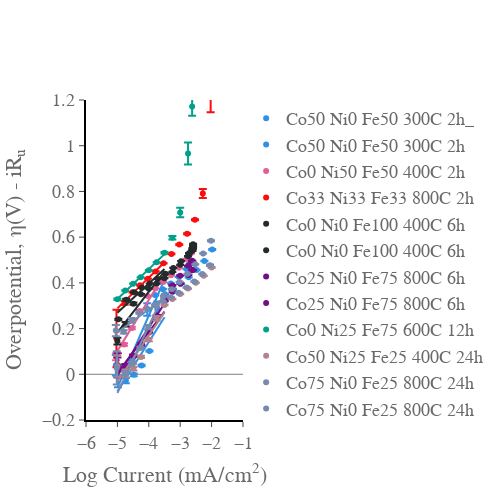

Notebook code for this chart:
### Code cell
import plotly.graph_objects as go
import numpy as np
import pandas as pd
import plotly.express as px
from scipy.optimize import curve_fit
from pandas import DataFrame as df
from EC_data_processing_lib import get_header_length
from EC_data_processing_lib import get_decimal_separator
from Data_setup_TMNML import data_set
import os
from galvani import BioLogic
fig_title = 'TMN ML'
currentcorrect = 1000 #converts to mA to A in the log
areacorrect = 1 #converts the surface area in the log
#start figure, assign colors 
fig = go.Figure()
fig.update_xaxes(range=[-6, -1.0],
    nticks=10,
    ticks='outside',
    showgrid=False, gridwidth=1, gridcolor='grey',
    zeroline=False, zerolinecolor='grey', zerolinewidth= 1,
    showline=True, linewidth=2, linecolor='black')

fig.update_yaxes(range=[-0.2, 1.2],
    nticks=10,
    showgrid=False, gridwidth=1, gridcolor='grey',
    ticks='outside',
    zeroline=True, zerolinecolor='grey', zerolinewidth= 1,
    showline=True, linewidth=2, linecolor='black')
colors = px.colors.qualitative.Dark24

fig.update_layout(
    xaxis_title="Log Current (mA/cm<sup>2</sup>)",
    yaxis_title="Overpotential, η(V) - iR<sub>u</sub>",
    font=dict(
        family="Times New Roman, monospace",
        size=18,
        color="dimgrey",
    ),
    width = 500,
    height = 500,
)
fig.update_layout({
    "plot_bgcolor": "rgba(0, 0, 0, 0)",
    'paper_bgcolor': 'rgba(0, 0, 0, 0)', #sets the background to be transparent... might appear black in .jpeg but will be transparent in the .svg
})
fig.update_layout(
    )
#load in data either .mpr or .mpt
for i in data_set:
    
    file = data_set[i]['data_Tafel']
    if not os.path.exists(file):
        continue
    if file.endswith('mpt'):
        headerlength = get_header_length(file)
        data = pd.read_csv(file, encoding='ansi', sep="\t", decimal=get_decimal_separator(file),  skiprows=range(headerlength))
        current_column = '<I>/mA'
    else:
        mpr_file = BioLogic.MPRfile(file)
        data = pd.DataFrame(mpr_file.data)
        current_column = 'I/mA'
    if not os.path.exists(data_set[i]['data_Tafel']):
        continue
    
    #define variables, sets up number of experiments, does the voltage correction based on Ru and 
    exp = data['Ns']
    Nexp = exp[-1:] + 1
    voltage = data['Ewe/V']
    current = data['control/mA']
    current = current/data_set[i]['mass']
    voltage_corrected = data['Ewe/V'] - data['control/mA'] * data_set[i]['Ru']/1000 - data_set[i]['cal'] #does the iR correction converts to overpotential
    #creates numpy array Tafel with the voltage, voltage error, and logJ from the data 
    j = 0
    Tafel = []
    for j in range(int(Nexp)):
        v = df.mean(voltage_corrected.loc[exp==j])
        verr = df.std(voltage_corrected.loc[exp==j])
        J = current / currentcorrect / areacorrect
        logJ = np.log10(J.loc[exp==j])
        logJ = logJ.iloc[0:1] 
        logJ = float(logJ)
        logJ = np.round(logJ,2)
        Tafel.append([v, verr, logJ])   
    Tafel = np.array(Tafel)
    
    #calculate fits 
    
    x = np.array(Tafel[:,2])
    y = np.array(Tafel[:,0])
    fit_min = -5
    fit_max = -3.5
    mask = (x >= fit_min) & (x <= fit_max)
    x_fit = x[mask]
    y_fit = y[mask]
    z, cov = np.polyfit(x_fit, y_fit, 1, cov=True)
    slope = z[0]
    intercept = z[1]
    slope_error = np.sqrt(cov[0,0])
    intercept_error = np.sqrt(cov[1,1])
    print(f"{data_set[i]['label']}: slope={slope*1000:.0f}±{slope_error*1000:.0f} mV/decade, Y-intercept={intercept:.2f}±{intercept_error:.2f}")
    
    x_pred = np.linspace(fit_min, fit_max, num=50)
    y_pred = np.polyval(z, x_pred)
    fig.add_trace(go.Scatter(
        x=x_pred,
        y=y_pred,
        mode='lines',
        showlegend= False,
        line_color=colors[data_set[i]['color_index']]
))

    fig.add_trace(go.Scatter(
        x=Tafel[:,2],
        y=Tafel[:,0],
        error_y=dict(
            type='data',
            
            array=Tafel[:,1],
            visible=True),
        mode='markers',
        name= data_set[i]['label'],
        line_color = colors[data_set[i]['color_index']],
    ),
    
   
)


## convert your array into a dataframe

fig.show()
fig.write_image(fig_title +' Tafel.jpeg')
fig.write_image(fig_title + ' Tafel.svg')
